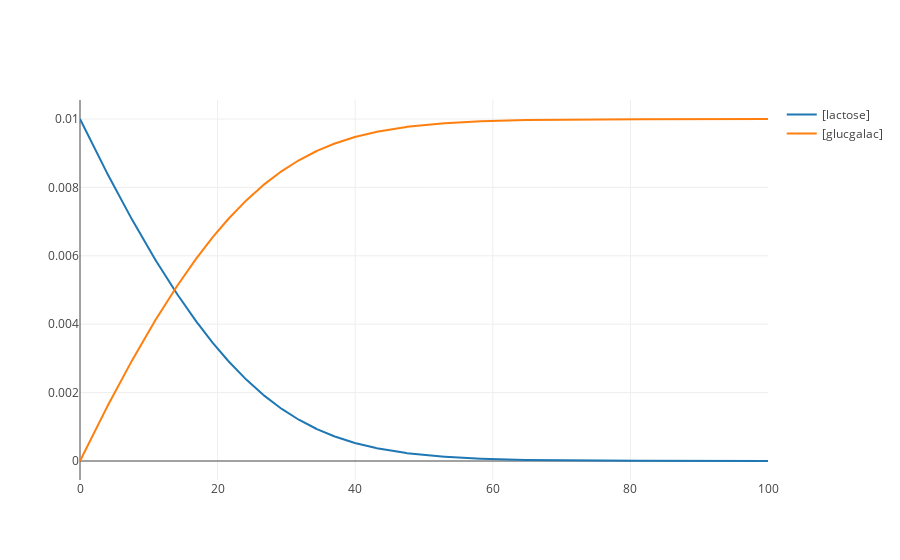

The cell this chart's notebook holds for it:
### Code cell
LacPath.reset()
LacPath.simulate(0., 100., 1000) #'S1','J1'
LacPath.plot()

values = LacPath.getSteadyStateValues()
selections = LacPath.steadyStateSelections
print(values)
print(selections)

### Figure 1 — Plotly figure (JSON) as saved in the notebook; plotly's stock layout.template omitted (floating-point values rounded to 4 significant figures; data arrays with more than 128 entries replaced by an {"elided": "..."} marker saying what was removed)
{"data": [{"type": "scatter", "x": {"elided": "1000 float values"}, "y": {"elided": "1000 float values"}, "name": "[lactose]", "opacity": 1, "mode": "lines"}, {"type": "scatter", "x": {"elided": "1000 float values"}, "y": {"elided": "1000 float values"}, "name": "[glucgalac]", "opacity": 1, "mode": "lines"}], "layout": {}}
